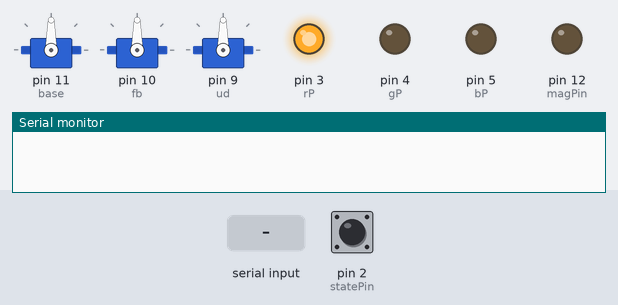
Bench run of a sketch on a simulated Arduino Uno, built with avr-gcc and run on an emulated ATmega328P. Shown: 3 × servo, output pins drawn as LEDs (lit = HIGH), the last lines printed to the serial monitor. The test bench sets the inputs (shaded band); at power-on: pin 2 (statePin) HIGH.

Above: at 1.2 s.
1.3 s: pin 2 (statePin) pulled LOW for 0.15 s
At 2.3 s:
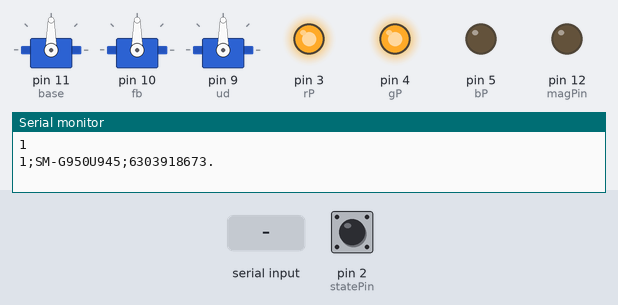
2.9 s: "2" received over Serial
At 4.1 s:
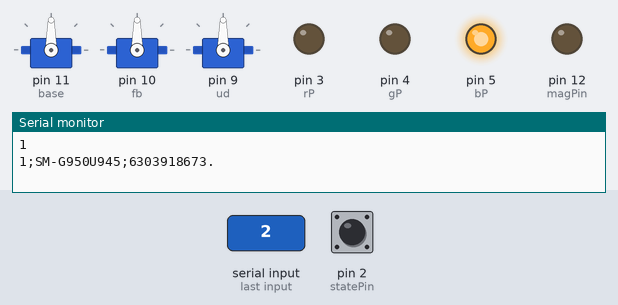
4.4 s: "3" received over Serial
At 5.2 s:
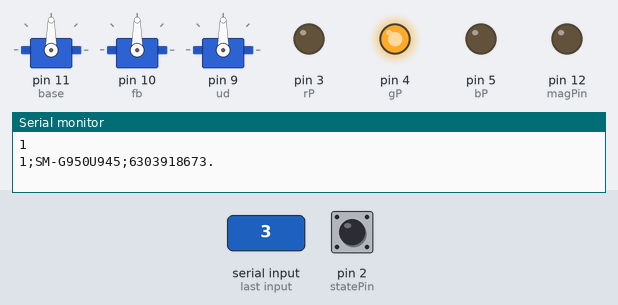
5.9 s: "b90\n" received over Serial
At 7.3 s:
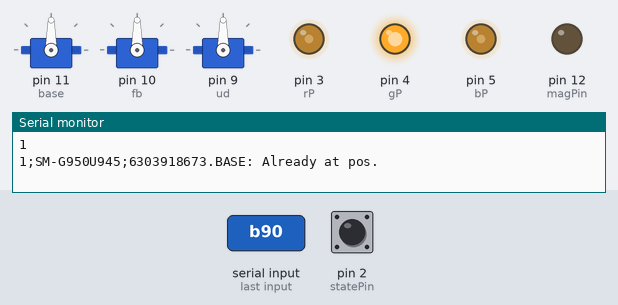
8.4 s: pin 2 (statePin) pulled LOW for 1 s
At 10.2 s:
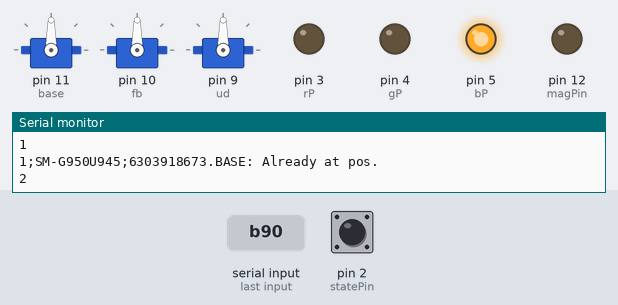
Timing chart, 0 to 11.7 s (numbered marks = the images above; inputs shaded):
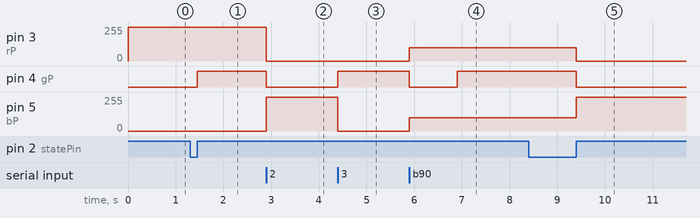

Measured:
- after the input at 1.3 s, pin 4 (gP): LOW → HIGH after 0.15 s
- after the input at 2.9 s, pin 3 (rP): 255/255 → 0/255 at once; pin 4 (gP): HIGH → LOW at once; pin 5 (bP): 0/255 → 255/255 at once
- after the input at 4.4 s, pin 4 (gP): LOW → HIGH at once; pin 5 (bP): 255/255 → 0/255 at once
- after the input at 5.9 s, pin 3 (rP), pin 5 (bP): 0/255 → 100/255 at once; pin 4 (gP): HIGH → LOW at once, → HIGH 1.0 s later
- after the input at 8.4 s, pin 3 (rP): 100/255 → 0/255 after 1.0 s; pin 4 (gP): HIGH → LOW after 1.0 s; pin 5 (bP): 100/255 → 255/255 after 1.0 s

The sketch:

RobotController.ino
```cpp
#include <Servo.h>

Servo base, ud, fb;
int pos;
int start = 1;

const int magPin = 12;

const int statePin = 2;

char rx_buf[32];

char ssidPswd[32] = "1;SM-G950U945;6303918673.";

/* FSM:
   0 Awaiting Startup
   0 -> -1- Start up (Connecting to wifi)
   1 -> -2- Server built
   2 -> -3- Game server connected
   3 -> -4- Game in progress
   4 -> -2- "Computer restart"
*/
int prevState = 0;
int state;

/* Values for RGB LED status indicator */
const int rP = 3;
const int gP = 4;
const int bP = 5;

void setup() {
  Serial.begin(9600);
  while(!Serial) {delay(1);}

  /* Robot Arm Servo & electro magnet Setup */
  base.attach(11); //Orange wire
  fb.attach(10); //White wire
  ud.attach(9); //Yellow wire
  pinMode(magPin, OUTPUT);
  digitalWrite(magPin, LOW);

  /* State change setup */
  pinMode(statePin, INPUT_PULLUP);
  attachInterrupt(digitalPinToInterrupt(statePin), stateReset, RISING);
  state = 0;

  /* Status LED setup */
  pinMode(rP, OUTPUT);
  pinMode(gP, OUTPUT);
  pinMode(bP, OUTPUT);
  updateStatusLED();
}

void loop() {
  if (state) {
    if (state == 1) {
        Serial.write(ssidPswd);

        while (!Serial.available()) { delay(1); }

          char rx_byte = Serial.read();
          if (rx_byte == '2') {
            state = 2;
            updateStatusLED();
          }
    }
    else if (state == 2) {
      if ( Serial.available() ) {
          char rx_byte = Serial.read();
          if (rx_byte == '3') {
            state = 3;
            updateStatusLED();
          }
      }
    }
    else if (state == 3) {
      if ( Serial.available() ) {
          analogWrite(rP, 100);
          analogWrite(gP, 0);
          analogWrite(bP, 100);
          Serial.readBytes(rx_buf, 32); // b,f,u, or m (magnet) as first char, then degrees if magnet then 1, end with period
          char select = rx_buf[0];
          String pos;
          if (select == 'm' || select == 'b' || select == 'f' || select == 'u') {
            for (int i = 1; i < 32; i++) {
              if (rx_buf[i] == '.') { break; }
                pos += rx_buf[i];
            }
            int pos2 = pos.toInt();
            moveArm(select, pos2);
          }
      }
    }
    else if (state == 4) {

    }
    else { state = 2; } // set state to 2
  }
}

void makeMove() { // (x1,y1)(x2,y2)
  char x1 = rx_buf[1];
  char y1 = rx_buf[3];
  char x2 = rx_buf[6];
  char y2 = rx_buf[8];

}


void moveArm(char select, int pos) {
  int currPos;
  if (select != 'm') {
  pos = map(pos, 0, 180, 1000, 2000);
              analogWrite(rP, 100);
          analogWrite(gP, 150);
          analogWrite(bP, 100);
 }
  switch (select) {
         case 'b':
          currPos = map(base.read(), 0, 180, 1000, 2000);
          if (currPos < pos)
           for(int i = currPos+1; i <= pos; i++) {base.writeMicroseconds(i); delay(1);}
          else if (currPos > pos)
            for(int i = currPos-1; i >= pos; i--) {base.writeMicroseconds(i); delay(1);}
          else
            Serial.println("BASE: Already at pos.");

          //Serial.println("BASE: Moved from " + currPos + " to " + base.read());
          break;

         case 'f':
          currPos = map(fb.read(), 0, 180, 1000, 2000);
          if (currPos < pos)
           for(int i = currPos+1; i <= pos; i++) {fb.writeMicroseconds(i); delay(1);}
          else if (currPos > pos)
            for(int i = currPos-1; i >= pos; i--) {fb.writeMicroseconds(i); delay(1);}
          else
            Serial.println("FB: Already at pos.");

          //Serial.println("FB: Moved from " + currPos + " to " + fb.read());
          break;

         case 'u':
          currPos = map(ud.read(), 0, 180, 1000, 2000);
          if (currPos < pos)
           for(int i = currPos+1; i <= pos; i++) {ud.writeMicroseconds(i); delay(1);}
          else if (currPos > pos)
            for(int i = currPos-1; i >= pos; i--) {ud.writeMicroseconds(i); delay(2);}
          else
            Serial.println("UD: Already at pos.");

          //Serial.println("UD: Moved from " + currPos + " to " + ud.read());
          break;

        case 'm':
          if (pos == 1)
             digitalWrite(magPin, HIGH);
          else
            digitalWrite(magPin, LOW);
          break;

        default: break;
      }
}

void stateReset() {
  prevState = state;

  if (state == 0) state = 1;
  else state = 2;

  Serial.println(state);
  updateStatusLED();
}

void updateStatusLED() {
  switch (state) {
    case 0:
      analogWrite(rP, 255);
      analogWrite(gP, 0);
      analogWrite(bP, 0);
      break;
    case 1:
      analogWrite(rP, 255);
      analogWrite(gP, 255);
      analogWrite(bP, 0);
      break;
    case 2:
      analogWrite(rP, 0);
      analogWrite(gP, 0);
      analogWrite(bP, 255);
      break;
    case 3:
      analogWrite(rP, 0);
      analogWrite(gP, 255);
      analogWrite(bP, 0);
      break;
    case 4:
      analogWrite(rP, 0);
      analogWrite(gP, 0);
      analogWrite(bP, 255);
      break;
    default:
      analogWrite(rP, 255);
      analogWrite(gP, 0);
      analogWrite(bP, 0);
      break;
  }
}
```
